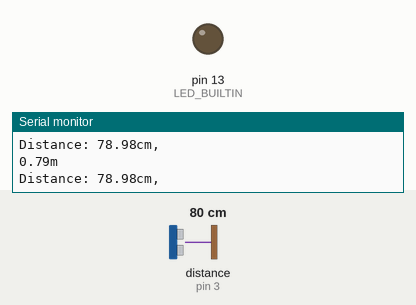
The sketch below on a simulated Arduino Uno, built with avr-gcc and run on an emulated ATmega328P. Parts: output pins drawn as LEDs (lit = HIGH), the last lines printed to the serial monitor. Wiring (inferred from the names in the program): ultrasonic range finder: trigger pin 2; echo pin 3. Dashed ring = blinking. The test bench sets the inputs (shaded band); at power-on: distance to the obstacle (sensor on pin 3) 80 cm. The echo pulse lasts 58.3 µs per cm; pins used as bus, display or sensor lines are not drawn.

Above: at 1.2 s.
1.3 s: distance to the obstacle (sensor on pin 3) set to 22 cm
2.8 s: distance to the obstacle (sensor on pin 3) set to 19 cm
At 3.3 s:
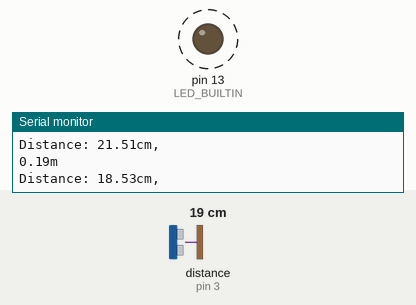
5.8 s: distance to the obstacle (sensor on pin 3) set to 35 cm
At 5.8 s:
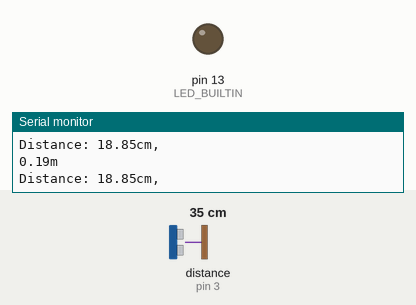
7.3 s: distance to the obstacle (sensor on pin 3) set to 2 cm
At 7.61 s:
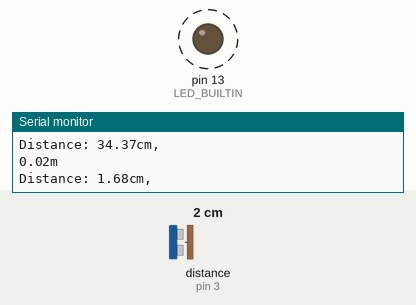
Timing chart, 0 to 11.3 s (numbered marks = the images above; inputs shaded):
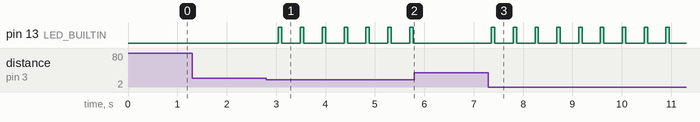

Measured:
- the behaviour switches between 21 and 20 cm on distance to the obstacle (sensor on pin 3) (found by bisection; images 0 and 1)
- after the input at 2.8 s, pin 13 (LED_BUILTIN): alternates HIGH for 0.07 s and LOW for 0.37 s, starting after 0.25 s
- after the input at 5.8 s, pin 13 (LED_BUILTIN): stops changing and stays LOW
- after the input at 7.3 s, pin 13 (LED_BUILTIN): alternates HIGH for 0.07 s and LOW for 0.37 s, starting after 0.06 s

The sketch:

t_l_m_tre_ultrason_2.ino
```cpp
const byte TRIGGER_PIN = 2;
const byte ECHO_PIN = 3;
const unsigned long MEASURE_TIMEOUT = 25000UL;
const float SOUND_SPEED = 340.0/1000;

void setup() {
Serial.begin(115200);

pinMode(TRIGGER_PIN,OUTPUT);
digitalWrite(TRIGGER_PIN,LOW);
pinMode(ECHO_PIN,INPUT);
pinMode(LED_BUILTIN, OUTPUT);
}

void loop() {
  digitalWrite(TRIGGER_PIN,HIGH);
  delayMicroseconds(10);
  digitalWrite(TRIGGER_PIN,LOW);

  long measure =pulseIn(ECHO_PIN,HIGH,MEASURE_TIMEOUT);
  float distance_mm = measure/2.0*SOUND_SPEED;

/*Résultats en m*/
{   if (distance_mm>=1000)
   Serial.print(F("Distance: "));
   Serial.print(distance_mm / 1000.0, 2);
   Serial.println(F("m"));
}
/* Résultats en cm */
{   if(distance_mm<1000)
     Serial.print(F("Distance: "));
     Serial.print(distance_mm/10.0,2);
     Serial.println(F("cm,"));
}

    if (distance_mm>200)
    { digitalWrite(LED_BUILTIN, LOW);
}
    else
    { digitalWrite(LED_BUILTIN, HIGH);
    delay(70);
    digitalWrite(LED_BUILTIN, LOW);
    delay(70);
}


    delay(300);
}
```
